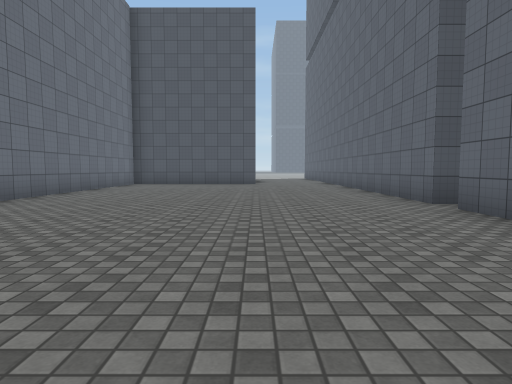
[1] (above)

12 first-person views from a walk through a 3-D level made in the Unity game engine. The camera is 1.2 m above the floor, tilts 4° down and sees 75° across. The floor is counted in squares, 2 m on a side. Each view is taken from the middle of a square. On the plan, view 1 faces up. The plan holds only what a view shows up to about 10 squares ahead; the rest is blank. The place goes on beyond the plan. Surface patterns are stand-ins for the level's own textures.

[2]
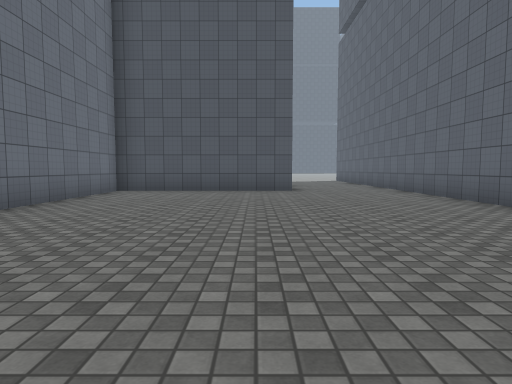

[3]
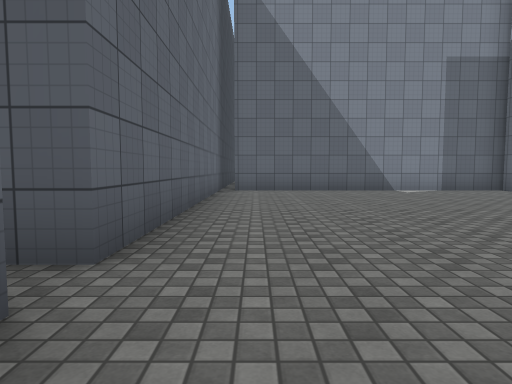

[4]
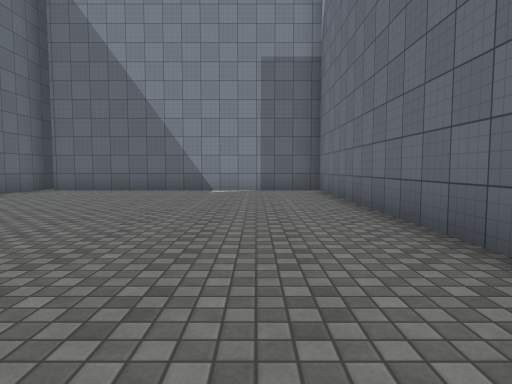

[5]
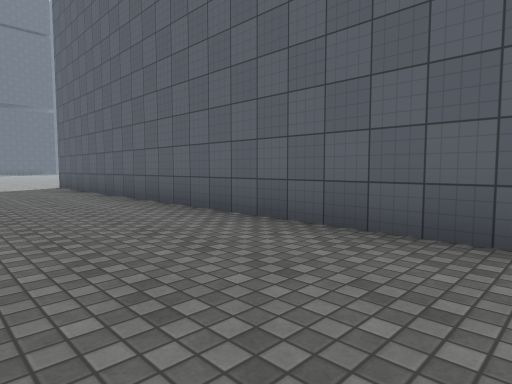

[6]
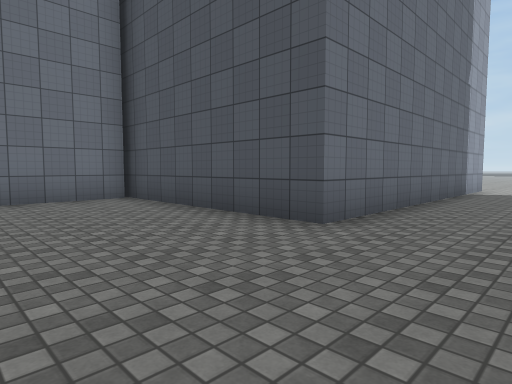

[7]
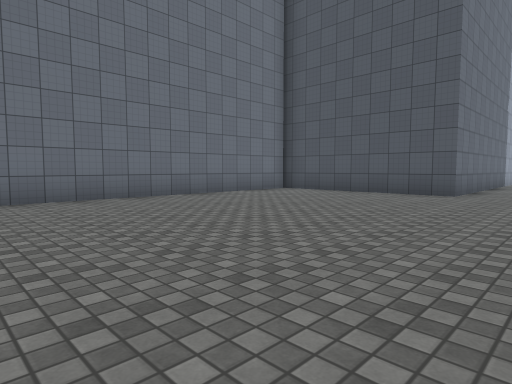

[8]
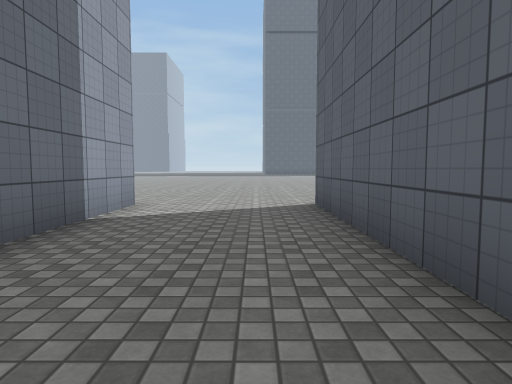

[9]
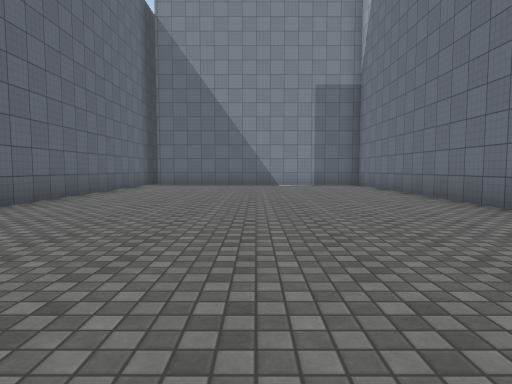

[10]
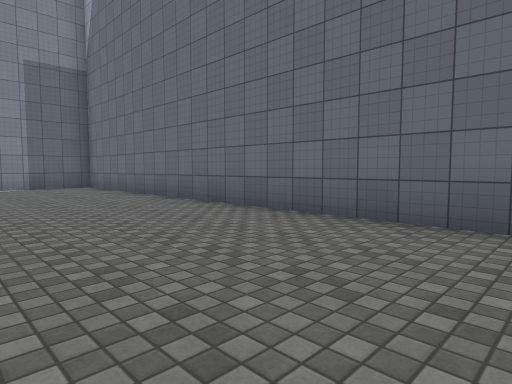

[11]
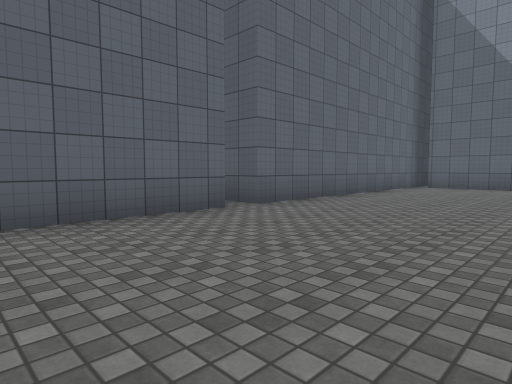

[12]
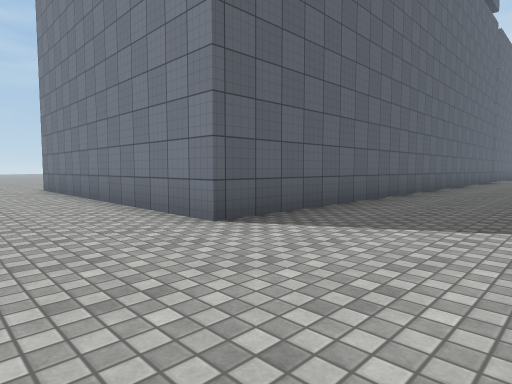

### Floor plan
Points are (right, up) in squares from view 1. A wall is a line through its corners. A room is listed if a view was taken in it or the views show most of it. See-through windows are left out.
Room 1 (views 1, 2, 3, 4, 5, 6, 7, 8, 9, 10, 11)
walls: (3, 5.7) (3, 20.7); (-4.7, 13) (-4.7, -2.2) (2.6, -2.2); (3, -3) (3, 4.9); (0, 20.6) (0, 13.1) (-5.1, 13.1)
ways out: opening at (1.5, 21) to room 2
Room 2 (view 12)
walls: (3, 20.7) (8.5, 20.7)
ways out: opening at (1.5, 21) to room 1

Where each view was taken, in squares from view 1:
view 1: 0 up, 0 right, facing up
view 2: 4 up, 1 left, facing up
view 3: 7 up, 2 right, facing down
view 4: 7 up, 3 left, facing down
view 5: 9 up, 0 right, facing up-right
view 6: 10 up, 2 right, facing up-left
view 7: 5 up, 2 right, facing up-left
view 8: 15 up, 2 right, facing up
view 9: 10 up, 1 left, facing down
view 10: 9 up, 1 left, facing down-left
view 11: 9 up, 1 left, facing down-right
view 12: 23 up, 0 right, facing down-right
